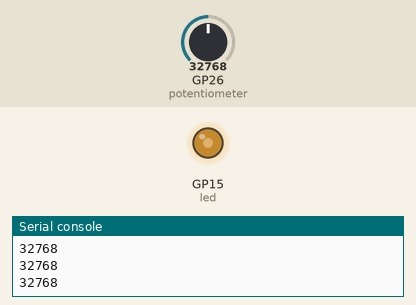
The program below on a simulated Raspberry Pi Pico running MicroPython. Shown: output pins drawn as LEDs (lit = HIGH), the last lines printed to the serial console. The inputs (shaded band) are chosen by the test bench; at power-on: GP26 (potentiometer) = 32768 (analog values on the 0–65535 scale).

Above: at 1.2 s.
1.3 s: GP26 (potentiometer) set to 45874
At 2.3 s:
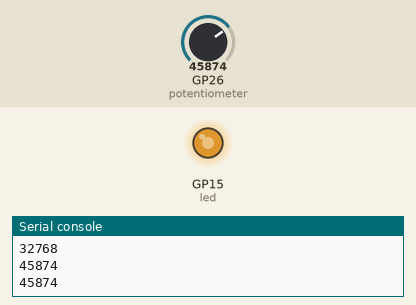
3.0 s: GP26 (potentiometer) set to 57670
At 3.4 s:
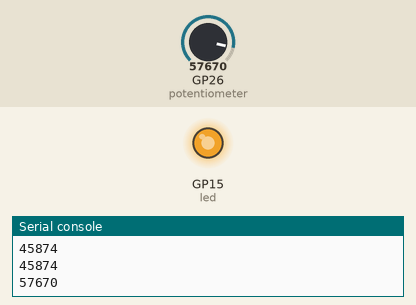
4.5 s: GP26 (potentiometer) set to 7864
At 5.7 s:
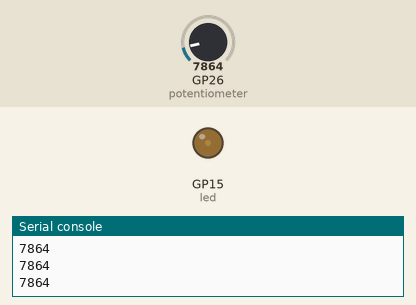
6.0 s: GP26 (potentiometer) set to 0
At 7.0 s:
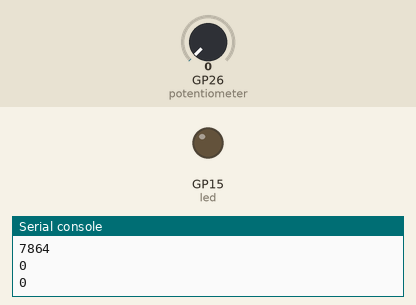
Timing chart, 0 to 8.5 s (numbered marks = the images above; inputs shaded):
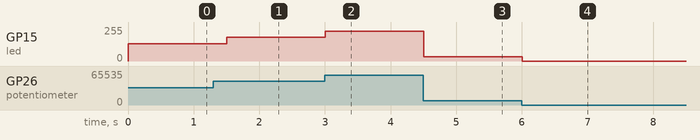

Measured:
- after the input at 1.3 s, GP15 (led): 128/255 → 178/255 after 0.20 s
- after the input at 3.0 s, GP15 (led): 178/255 → 224/255 at once
- after the input at 4.5 s, GP15 (led): 224/255 → 31/255 at once
- after the input at 6.0 s, GP15 (led): 31/255 → 0/255 at once

The program:

potentiometer.py
```python
import machine
import utime

potentiometer = machine.ADC(26)
led = machine.PWM(machine.Pin(15))
led.freq(1000)

while True:
    reading = potentiometer.read_u16()
    print(reading)
    led.duty_u16(reading)
    utime.sleep(0.5)
```
